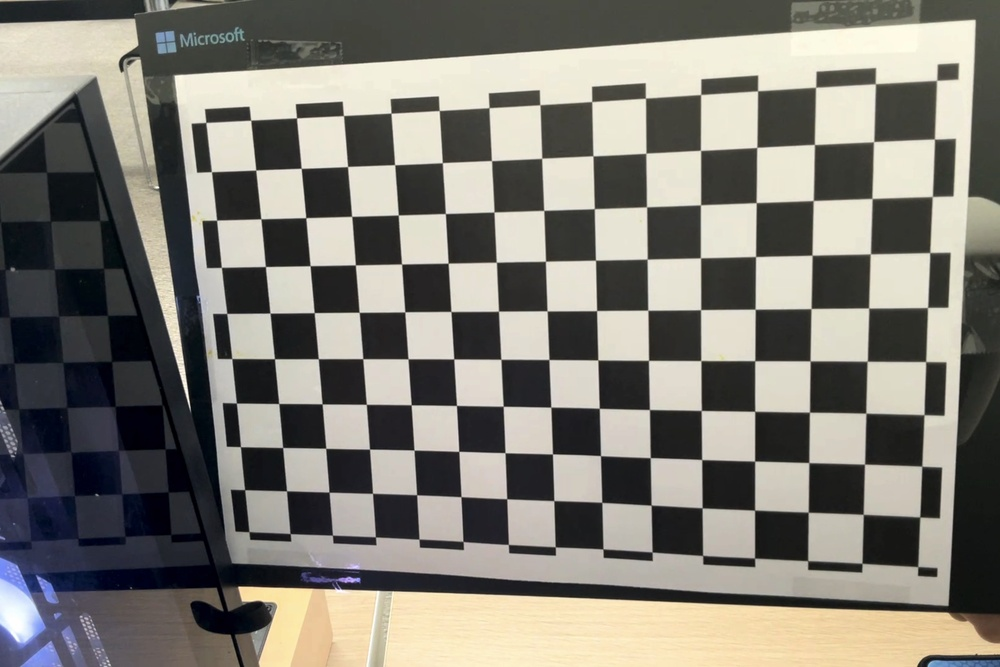
#> input picture solvePnPStudy/images/calibrationImage.jpg, 1000 x 667 px, shrunk from 3548 x 2366 before the run
$ python drawCube.py
#> lines starting #> are read from the running program, lines starting #| are printed output that depends on the picture
import cv2
import numpy as np

def clickEvent(event, x, y, flags, params): # 수동 점 찍기
    if event == cv2.EVENT_LBUTTONDOWN:
        image_points.append([x, y])
        font = cv2.FONT_HERSHEY_SIMPLEX
        cv2.putText(img, str(x) + ',' + str(y), (x,y), font, 1, (255, 0, 0), 2)
        cv2.imshow('image', img)


""" 캘리브레이션 """
SIZE = (15, 10)
img = cv2.imread('./images/calibrationImage.jpg')
#> img is the input picture: shape (667, 1000, 3); mean B, G, R 116.4, 124.2, 127
gray = cv2.cvtColor(img,cv2.COLOR_BGR2GRAY)
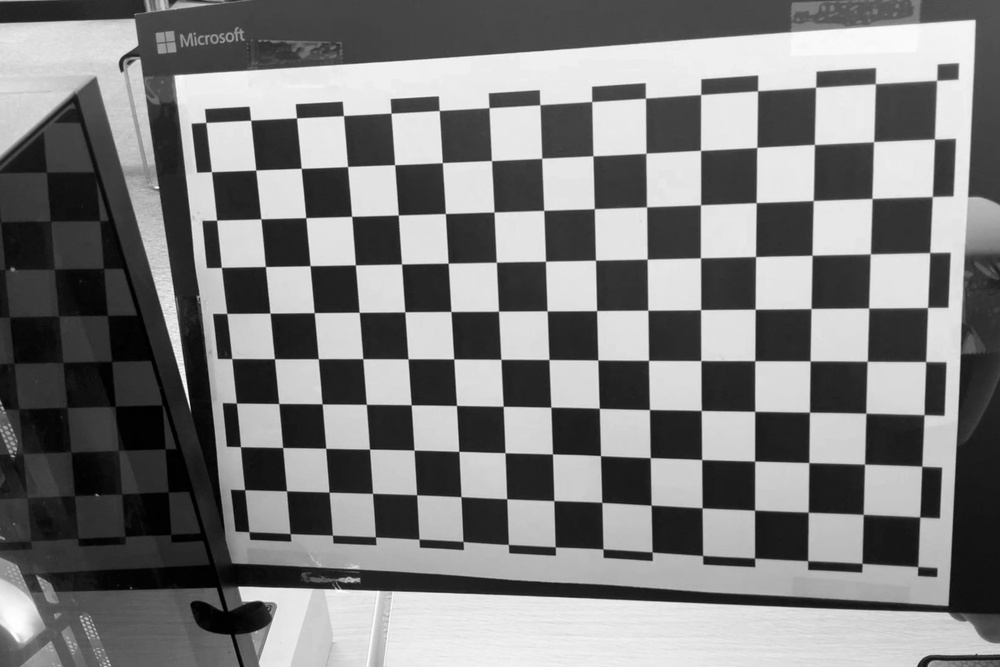
#> gray: shape (667, 1000); min 0, max 255, mean 124.1
object_points = np.zeros((1, SIZE[0] * SIZE[1], 3), np.float32)
object_points[0,:,:2] = np.mgrid[0:SIZE[0], 0:SIZE[1]].T.reshape(-1, 2)
ret, corners = cv2.findChessboardCorners(gray,SIZE, None)
#> ret = False; corners = None
#> (the run stopped early here; a loop or call above may not have finished)
